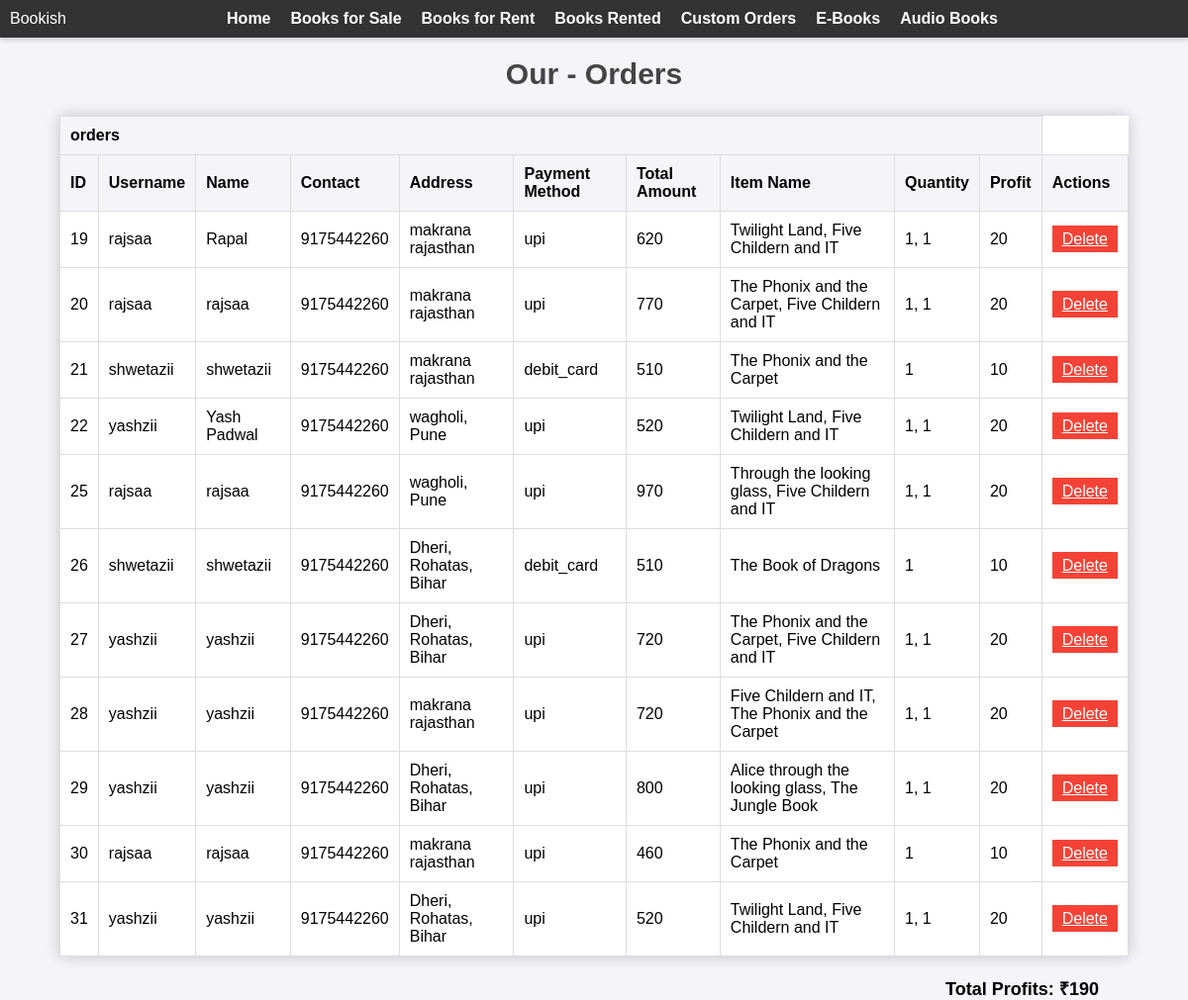
Page /orders_admin.php on the earlier database version.
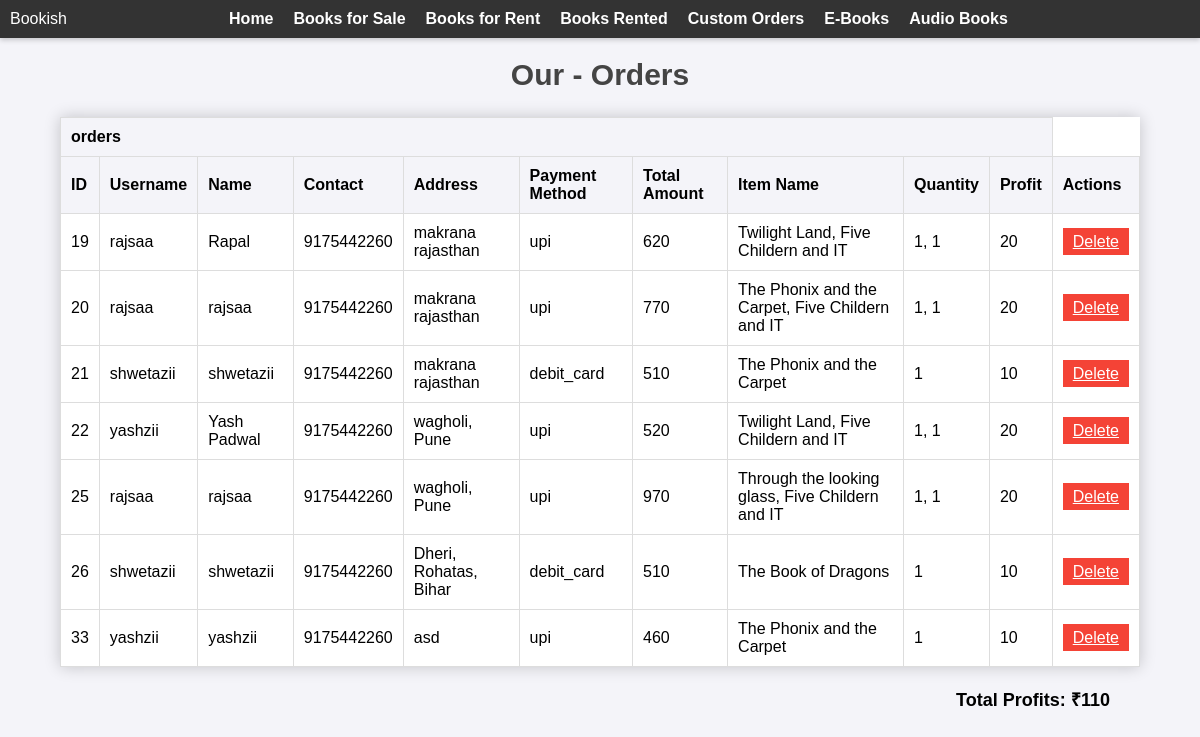
Same page on the later database version.
### tables this page shows
CREATE TABLE `orders` (
  `srno` int(10) NOT NULL,
  `username` varchar(30) NOT NULL,
  `name` varchar(100) NOT NULL,
  `contact` varchar(20) NOT NULL,
  `address` varchar(100) NOT NULL,
  `payment_method` varchar(100) NOT NULL,
  `total_amount` int(10) NOT NULL,
  `item_name` varchar(100) NOT NULL,
  `qty` varchar(100) NOT NULL,
  `profit` int(10) NOT NULL
);

### orders_admin.php (the view, shortened to what this page needs)
<?php
$dsn = 'mysql:host=localhost;dbname=sem4';
$username = 'root';
$password = '';
try {
    $db = new PDO($dsn, $username, $password);
    $db->setAttribute(PDO::ATTR_ERRMODE, PDO::ERRMODE_EXCEPTION);
} catch (PDOException $e) {
    die("Error: " . $e->getMessage());
}
$query = "SELECT * FROM orders";
$orders = $db->query($query)->fetchAll(PDO::FETCH_ASSOC);
$profit_query = "SELECT SUM(profit) AS total_profit FROM orders";
$profit_result = $db->query($profit_query)->fetch(PDO::FETCH_ASSOC);
$total_profit = $profit_result['total_profit'];
?>
<!DOCTYPE html>
<html lang="en">
<head>
    <link rel="stylesheet" href="https://cdnjs.cloudflare.com/ajax/libs/font-awesome/5.15.3/css/all.min.css">
</head>
<body>
<nav>
Bookish
    <ul>
        <li><a href="admin_dashboard.php">Home</a></li>
        <li><a href="buy_items.php">Books for Sale</a></li>
        <li><a href="rent_items.php">Books for Rent</a></li>
        <li><a href="rented.php">Books Rented</a></li>
        <li><a href="custom_orders.php">Custom Orders</a></li>
        <li><a href="ebooks.php">E-Books</a></li>
        <li><a href="audio_books.php">Audio Books</a></li>
    </ul>
</nav>
<h2>Our - Orders</h2>
<table>
    <thead>
        <th colspan="10" class="text-center" id="title">orders</th>
        <tr>
            <th>ID</th>
            <th>Username</th>
            <th>Name</th>
            <th>Contact</th>
            <th>Address</th>
            <th>Payment Method</th>
            <th>Total Amount</th>
            <th>Item Name</th>
            <th>Quantity</th>
            <th>Profit</th>
            <th>Actions</th>
        </tr>
    </thead>
    <tbody>
        <?php foreach ($orders as $order): ?>
            <tr>
                <td><?php echo htmlspecialchars($order['srno']); ?></td>
                <td><?php echo htmlspecialchars($order['username']); ?></td>
                <td><?php echo htmlspecialchars($order['name']); ?></td>
                <td><?php echo htmlspecialchars($order['contact']); ?></td>
                <td><?php echo htmlspecialchars($order['address']); ?></td>
                <td><?php echo htmlspecialchars($order['payment_method']); ?></td>
                <td><?php echo htmlspecialchars($order['total_amount']); ?></td>
                <td><?php echo htmlspecialchars($order['item_name']); ?></td>
                <td><?php echo htmlspecialchars($order['qty']); ?></td>
                <td><?php echo htmlspecialchars($order['profit']); ?></td>
                <td>
                    <a href="orders_admin.php?delete_id=<?php echo $order['srno']; ?>" onclick="return confirm('Are you sure you want to delete this order?')" class="btn delete">Delete</a>
                </td>
            </tr>
        <?php endforeach; ?>
    </tbody>
</table>
<div class="profit-section">
    <strong>Total Profits: ₹<?php echo htmlspecialchars($total_profit); ?></strong>
</div>
</body>
</html>

Differences in the rows shown:
removed orders: srno "27", username "yashzii", name "yashzii", contact "9175442260", address "Dheri, Rohatas, Bihar", payment_method "upi", total_amount "720", item_name "The Phonix and the Carpet, Five Childern and IT", qty "1, 1", profit "20"
removed orders: srno "28", username "yashzii", name "yashzii", contact "9175442260", address "makrana rajasthan", payment_method "upi", total_amount "720", item_name "Five Childern and IT, The Phonix and the Carpet", qty "1, 1", profit "20"
removed orders: srno "29", username "yashzii", name "yashzii", contact "9175442260", address "Dheri, Rohatas, Bihar", payment_method "upi", total_amount "800", item_name "Alice through the looking glass, The Jungle Book", qty "1, 1", profit "20"
removed orders: srno "30", username "rajsaa", name "rajsaa", contact "9175442260", address "makrana rajasthan", payment_method "upi", total_amount "460", item_name "The Phonix and the Carpet", qty "1", profit "10"
removed orders: srno "31", username "yashzii", name "yashzii", contact "9175442260", address "Dheri, Rohatas, Bihar", payment_method "upi", total_amount "520", item_name "Twilight Land, Five Childern and IT", qty "1, 1", profit "20"
added orders: srno "33", username "yashzii", name "yashzii", contact "9175442260", address "asd", payment_method "upi", total_amount "460", item_name "The Phonix and the Carpet", qty "1", profit "10"
Other differences:
$total_profit: "190" → "110"
